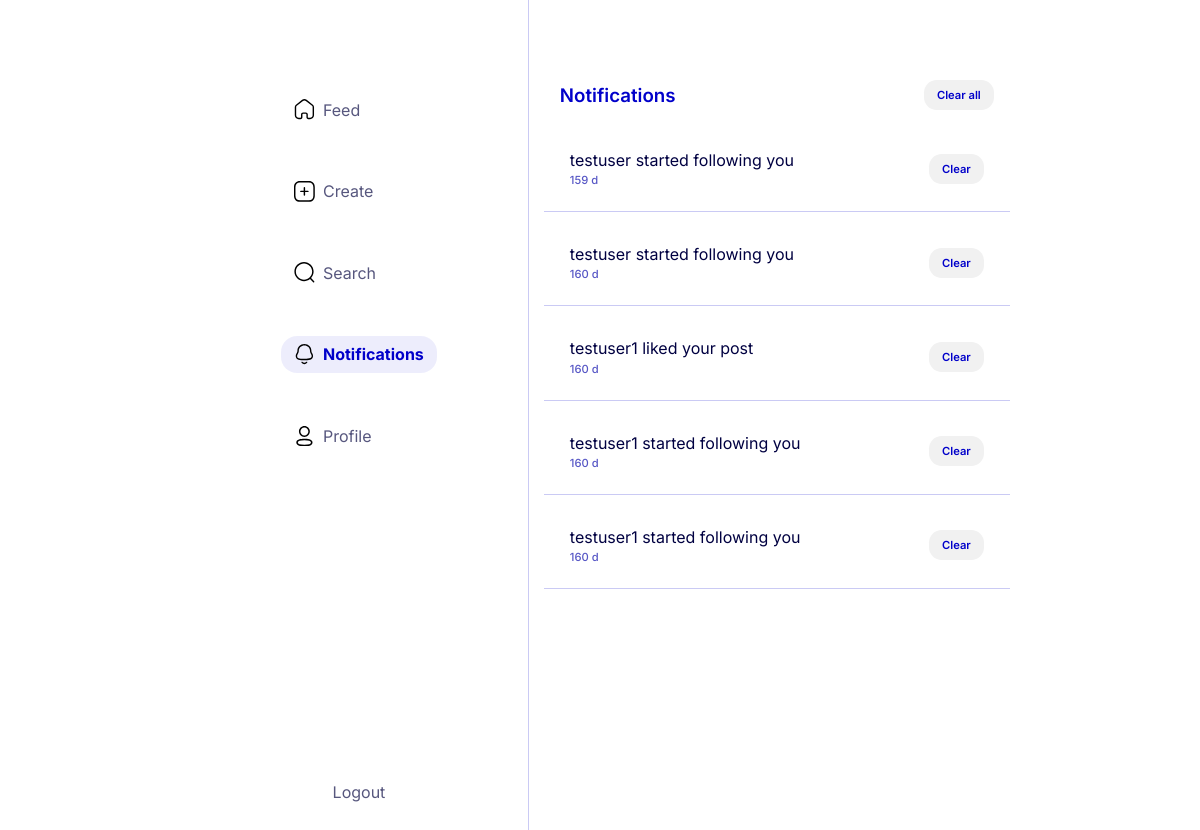
Screenshot of /notifications (signed in) with the database file from the repository.
### models.py (models this page shows)
class Notification(db.Model):
    __tablename__='notification'
    notification_id = db.Column(db.Integer, primary_key=True, autoincrement=True)
    to_notify = db.Column(db.Integer, db.ForeignKey('user.user_id', ondelete='CASCADE'))
    timestamp = db.Column(db.DateTime, nullable=False)
    content = db.Column(db.String, nullable=False)
    action = db.Column(db.String)
    seen = db.Column(db.Boolean, default=False)

### main.py (the view)
@app.route('/notifications', methods=['GET'])
@login_required
def notifications():
    n=current_user.notifications
    for i in n:
        i.seen = True
    db.session.add(current_user)
    db.session.commit()
    notifications=[]
    timestamp=[]
    for i in range(len(n)-1,-1,-1):
        time = time_stamp(n[i].timestamp)
        timestamp.append(str(time[0])+" "+time[1])
        notifications.append(n[i])
    return render_template('notification.html', notifications=notifications, timestamp=timestamp)

### main.py (called while the page is built, shortened)
def time_stamp(t):
    diff = dt.datetime.now() - t
    t_diff=0
    flag='s'
    if diff.seconds < 60:
        t_diff = int(diff.seconds)
        return [t_diff, flag]
    else:
        t_diff = round(diff.seconds / 60)
        flag='min'
        if t_diff >= 60:
            if diff.days >= 1:
                t_diff = round(diff.days)
                flag='d'
            else:
                t_diff = round(t_diff / 60)
                flag='h'
    return [t_diff, flag]

@login_manager.user_loader
def load_user(user_id):
    return User.query.get(int(user_id))

### templates/notification.html
{% extends 'base.html' %}
{% block styles %}
    <link rel="stylesheet" href="{{ url_for('static', filename='styles/search.css') }}" />
    <link rel="stylesheet" href="{{ url_for('static', filename='styles/notification.css') }}" />
{% endblock %}
{% block page %}
            <div class="back-wrapper">
                <h3>Notifications</h3>
                <div class="action-btn">
                    {% if notifications|length > 0 %}
                    <a href="/clear_all">Clear all</a>
                    {% endif %}
                </div>
            </div>
              {% if notifications|length > 0 %}
              <div class="search-results">
                    {% for n in notifications %}
                    <div class="search-result">
                        <a href="{{n.action}}" class="profile">
                            <div class="profile-details">
                                <p class="name">{{n.content}}</p>
                                <p class="username" style="opacity: 0.8">{{timestamp[loop.index-1]}}</p>
                            </div>
                        </a>
                        <div class="action-btn">
                            <a href="/clear/{{n.notification_id}}">Clear</a>
                        </div>
                    </div>
                    {% endfor %}
              </div>
              {% else %}
              <div class="no-content-msg">No notifications</div>
              {% endif %}
        </div>
{% endblock %}

### static/styles/base.css (style rules this page uses)
* { font-family: 'Inter', sans-serif; padding: 0; margin: 0; }
html { font-size: 16px; scroll-behavior: smooth; }
body { height: 100vh; word-break: break-all; }
h3 { font-weight: 600; }
a { text-decoration: none; }
.back-wrapper { display: flex; align-items: center; color:#0100ca; }

### static/styles/search.css (style rules this page uses)
.search-result { padding: 1.5rem 1.625rem; display: flex; justify-content: space-between; align-items: center; }
.profile { display: flex; gap: 10px; align-items: center; color: #000041; }
.username { font-size: 0.7rem; color: #0303a9d6; font-weight: 500; margin-top: 0.2rem; }
.action-btn > a { display: inline-block; text-decoration: none; background-color: #F1F1F1; color: #0100ca; padding: 0.5rem 0.8125rem; font-size: 0.7rem; font-weight: 600; border-radius: 0.8rem; }

### static/styles/notification.css (style rules this page uses)
.back-wrapper { justify-content: space-between; padding: 0 1rem; }
.search-results { margin-top: 1rem; }
.search-result { margin-bottom: 0.5rem; border-bottom: 1.5px solid #0000ca35; }

### rows the page displays
Notification: content "testuser started following you", index "159 d"
Notification: content "testuser started following you", index "160 d"
Notification: content "testuser1 liked your post", index "160 d"
Notification: content "testuser1 started following you", index "160 d"
Notification: content "testuser1 started following you", index "160 d"
